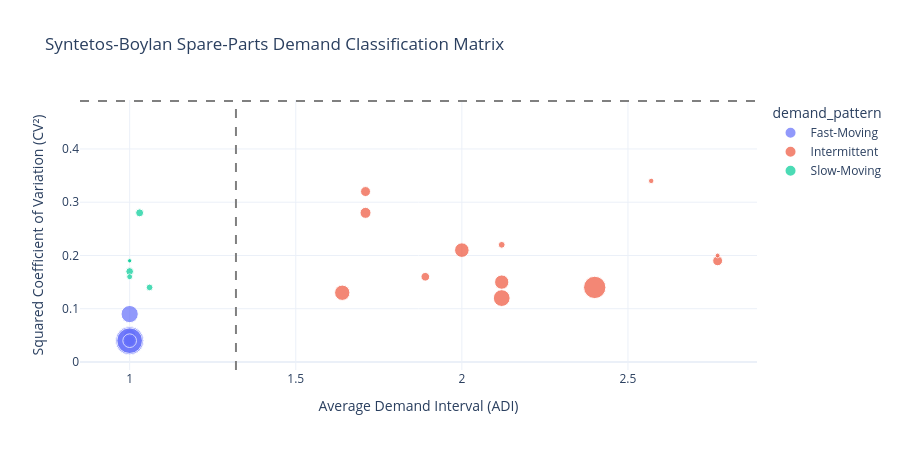

The cell this chart's notebook holds for it:
### Markdown cell above
##### Demand Pattern Segmentation (ADI vs. CV^2)
Spare parts cannot all be forecasted with the same algorithm. Using Average Demand Interval (ADI) and Squared Coefficient of Variation (CV^2):
* **Fast-Moving:** Low intermittency (ADI < 1.32), smooth demand (CV^2 < 0.49), high monthly volume.
* **Slow-Moving:** Low intermittency (ADI < 1.32$), smooth demand (CV^2 < 0.49), low steady volume.
* **Intermittent:** Many zero-demand months (ADI \ge 1.32), consistent order size (CV^2 < 0.49).
* **Lumpy:** Many zero-demand months (ADI \ge 1.32), highly erratic order sizes (CV^2 \ge 0.49).

### Code cell
pattern_counts = (
    part_summary_df.groupby("demand_pattern", as_index=False)
    .agg(
        part_count=("part_number", "count"),
        total_units=("total_demand_36m", "sum"),
        avg_intermittency_pct=("intermittency_rate_pct", "mean"),
        total_spend_aed=("total_spend_aed", "sum"),
    )
)
display(pattern_counts)

fig_sb = px.scatter(
    part_summary_df,
    x="adi",
    y="cv2",
    color="demand_pattern",
    size="total_spend_aed",
    hover_name="part_name",
    hover_data=["part_number", "intermittency_rate_pct", "avg_monthly_demand"],
    title="Syntetos-Boylan Spare-Parts Demand Classification Matrix",
    labels={
        "adi": "Average Demand Interval (ADI)",
        "cv2": "Squared Coefficient of Variation (CV²)",
    },
)
# Add standard Syntetos-Boylan threshold lines
fig_sb.add_vline(x=1.32, line_dash="dash", line_color="gray")
fig_sb.add_hline(y=0.49, line_dash="dash", line_color="gray")
fig_sb.update_layout(height=450, template="plotly_white")
fig_sb.show()

### Figure 1 — Plotly figure (JSON) as saved in the notebook; plotly's stock layout.template omitted (floating-point values rounded to 4 significant figures)
{"data": [{"customdata": [["PRT-004", 0, 67.53], ["PRT-003", 0, 67.53], ["PRT-005", 0, 62.69], ["PRT-001", 0, 56.67], ["PRT-006", 0, 56.56], ["PRT-002", 0, 55.89]], "hovertemplate": "<b>%{hovertext}</b><br><br>demand_pattern=Fast-Moving<br>Average Demand Interval (ADI)=%{x}<br>Squared Coefficient of Variation (CV²)=%{y}<br>total_spend_aed=%{marker.size}<br>part_number=%{customdata[0]}<br>intermittency_rate_pct=%{customdata[1]}<br>avg_monthly_demand=%{customdata[2]}<extra></extra>", "hovertext": ["Cabin & A/C Pollen Filter", "Engine Air Intake Filter Element", "Front Disc Brake Pad Set", "Heavy-Duty Engine Oil Filter", "Rear Brake Shoe & Lining Kit", "Primary Fuel Water Separator Filter"], "legendgroup": "Fast-Moving", "marker": {"color": "#636efa", "size": [182300.0, 352500.0, 947900.0, 132600.0, 773700.0, 221300.0], "sizemode": "area", "sizeref": 2370.0, "symbol": "circle"}, "mode": "markers", "name": "Fast-Moving", "orientation": "v", "showlegend": true, "type": "scatter", "x": [1.0, 1.0, 1.0, 1.0, 1.0, 1.0], "xaxis": "x", "y": [0.05, 0.09, 0.04, 0.04, 0.04, 0.04], "yaxis": "y"}, {"customdata": [["PRT-021", 38.89, 9.92], ["PRT-023", 52.78, 8], ["PRT-019", 52.78, 7.03], ["PRT-024", 50, 6.25], ["PRT-020", 41.67, 6.19], ["PRT-022", 58.33, 6.19], ["PRT-016", 41.67, 1.72], ["PRT-013", 47.22, 1.69], ["PRT-014", 63.89, 1.36], ["PRT-015", 52.78, 1.28], ["PRT-017", 63.89, 1.14], ["PRT-018", 61.11, 1.06]], "hovertemplate": "<b>%{hovertext}</b><br><br>demand_pattern=Intermittent<br>Average Demand Interval (ADI)=%{x}<br>Squared Coefficient of Variation (CV²)=%{y}<br>total_spend_aed=%{marker.size}<br>part_number=%{customdata[0]}<br>intermittency_rate_pct=%{customdata[1]}<br>avg_monthly_demand=%{customdata[2]}<extra></extra>", "hovertext": ["Heavy-Duty 150Ah AGM Fleet Battery", "Front Shock Absorber Strut Pair", "315/80 R22.5 All-Position Radial Tyre", "Refrigeration Unit Evaporator Fan Motor", "245/70 R17.5 Light Commercial Tyre", "Complete Clutch Pressure Plate & Disc Kit", "A/C Compressor Assembly", "12V/24V Heavy Commercial Alternator", "Electronic Turbocharger Actuator", "High-Torque Starter Motor", "Air Suspension Solenoid Valve", "NOx Exhaust Gas Sensor"], "legendgroup": "Intermittent", "marker": {"color": "#EF553B", "size": [278500.0, 241900.0, 334000.0, 252000.0, 142700.0, 591000.0, 117200.0, 88450.0, 115200.0, 54280.0, 27880.0, 34960.0], "sizemode": "area", "sizeref": 2370.0, "symbol": "circle"}, "mode": "markers", "name": "Intermittent", "orientation": "v", "showlegend": true, "type": "scatter", "x": [1.64, 2.12, 2.12, 2.0, 1.71, 2.4, 1.71, 1.89, 2.77, 2.12, 2.77, 2.57], "xaxis": "x", "y": [0.13, 0.15, 0.12, 0.21, 0.28, 0.14, 0.32, 0.16, 0.19, 0.22, 0.2, 0.34], "yaxis": "y"}, {"customdata": [["PRT-011", 0, 9.19], ["PRT-007", 0, 8.81], ["PRT-010", 0, 8.42], ["PRT-009", 5.56, 7.75], ["PRT-008", 2.78, 6.72], ["PRT-012", 0, 6.5]], "hovertemplate": "<b>%{hovertext}</b><br><br>demand_pattern=Slow-Moving<br>Average Demand Interval (ADI)=%{x}<br>Squared Coefficient of Variation (CV²)=%{y}<br>total_spend_aed=%{marker.size}<br>part_number=%{customdata[0]}<br>intermittency_rate_pct=%{customdata[1]}<br>avg_monthly_demand=%{customdata[2]}<extra></extra>", "hovertext": ["Radiator Upper & Lower Hose Kit", "Heavy-Duty Wiper Blade Pair", "Serpentine Drive Belt", "LED Rear Combination Tail Lamp", "Heated Side View Mirror Assembly", "Wheel Hub Oil Seal"], "legendgroup": "Slow-Moving", "marker": {"color": "#00cc96", "size": [69510.0, 17440.0, 40900.0, 53010.0, 75020.0, 22230.0], "sizemode": "area", "sizeref": 2370.0, "symbol": "circle"}, "mode": "markers", "name": "Slow-Moving", "orientation": "v", "showlegend": true, "type": "scatter", "x": [1.0, 1.0, 1.0, 1.06, 1.03, 1.0], "xaxis": "x", "y": [0.17, 0.19, 0.16, 0.14, 0.28, 0.19], "yaxis": "y"}], "layout": {"height": 450, "legend": {"itemsizing": "constant", "title": {"text": "demand_pattern"}, "tracegroupgap": 0}, "shapes": [{"line": {"color": "gray", "dash": "dash"}, "type": "line", "x0": 1.32, "x1": 1.32, "xref": "x", "y0": 0, "y1": 1, "yref": "y domain"}, {"line": {"color": "gray", "dash": "dash"}, "type": "line", "x0": 0, "x1": 1, "xref": "x domain", "y0": 0.49, "y1": 0.49, "yref": "y"}], "title": {"text": "Syntetos-Boylan Spare-Parts Demand Classification Matrix"}, "xaxis": {"anchor": "y", "domain": [0, 1], "title": {"text": "Average Demand Interval (ADI)"}}, "yaxis": {"anchor": "x", "domain": [0, 1], "title": {"text": "Squared Coefficient of Variation (CV²)"}}}}
